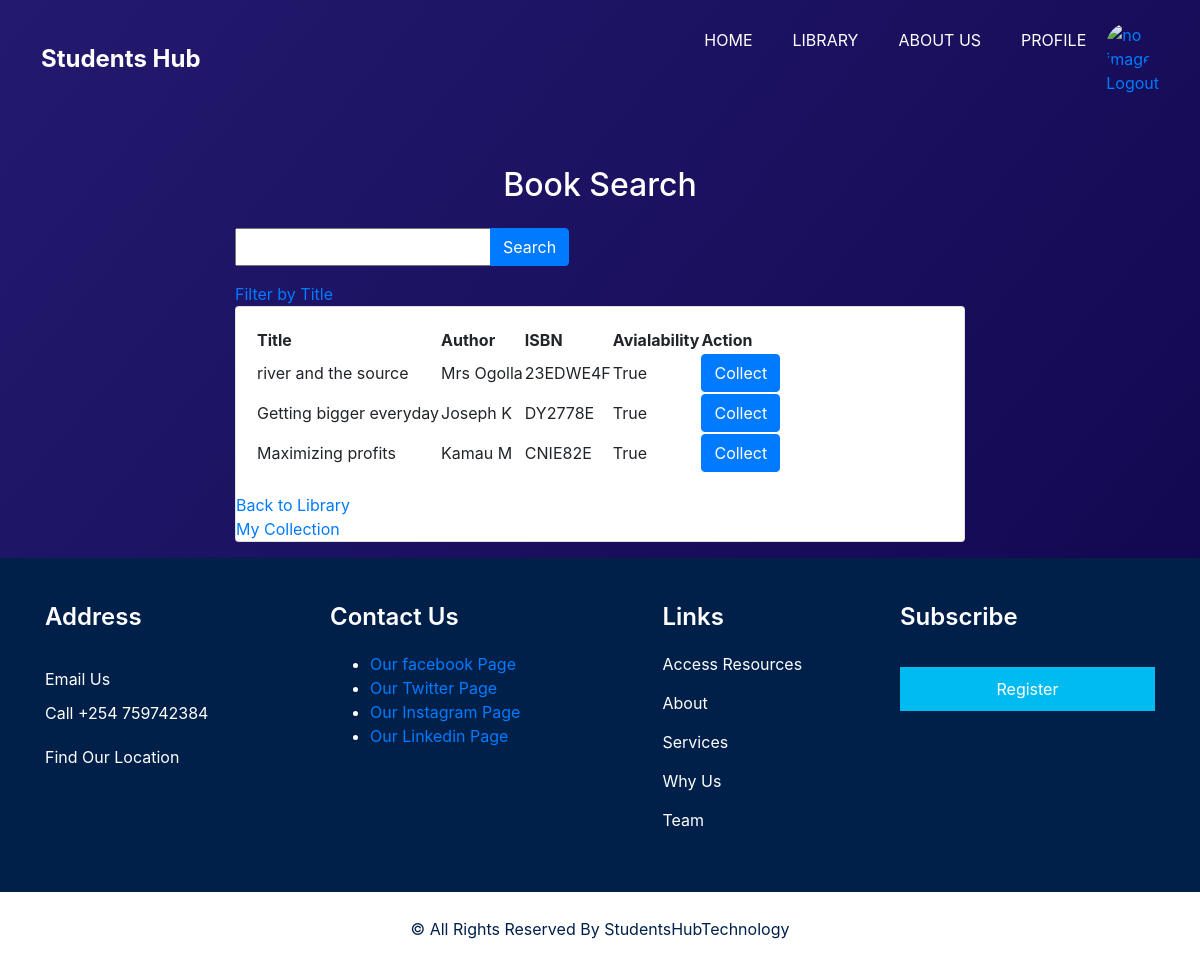
The app's page /pages/filterbyISBN/, older data.
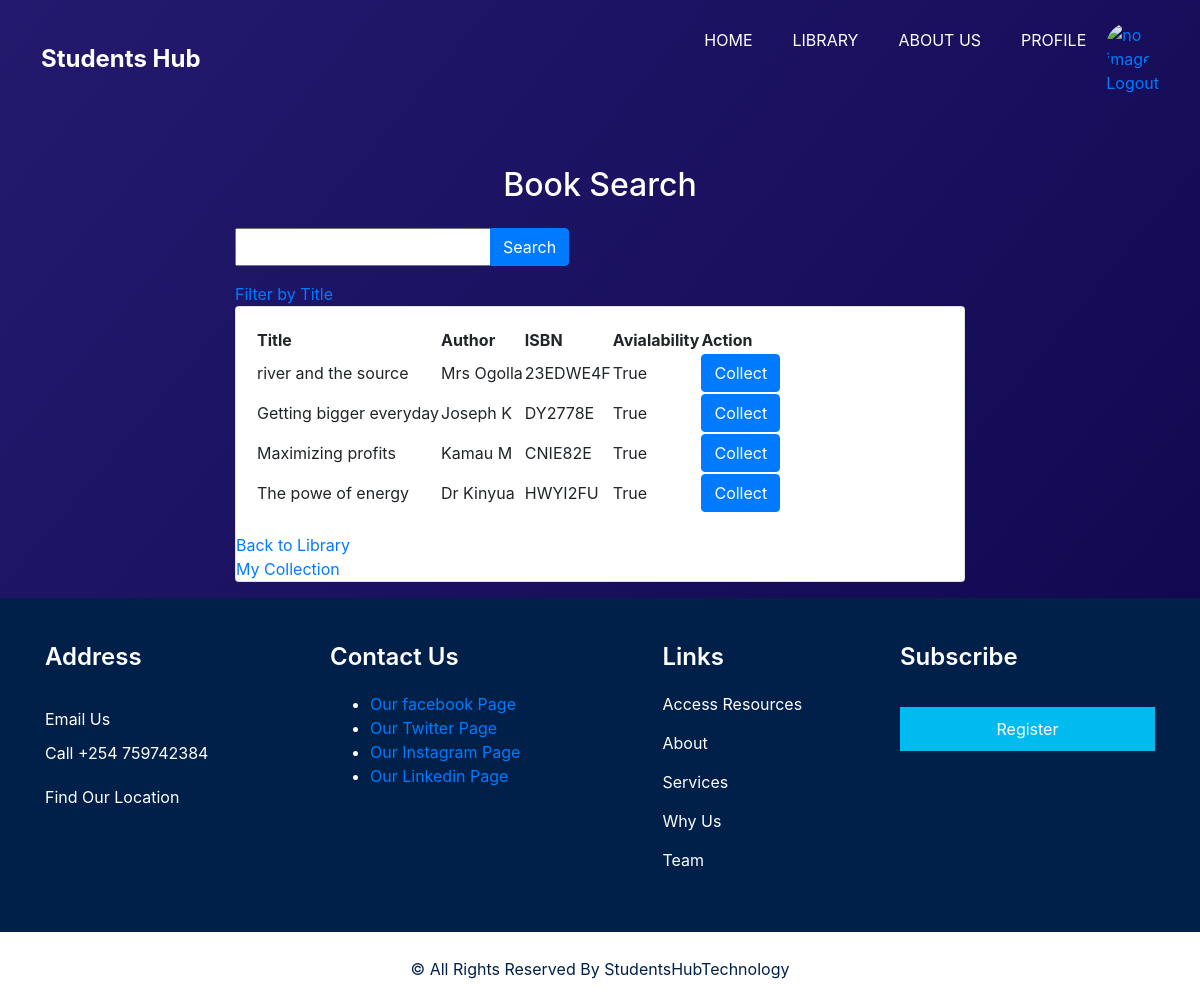
The same page, newer data.
### app/models.py (models this page shows, shortened)
class LibraryBook(models.Model):
    title = models.CharField(max_length=255)
    course = models.ManyToManyField(Course)
    author = models.CharField(max_length=100)
    ISBN = models.CharField(max_length=13, unique=True)
    available = models.BooleanField(default=True)
    file = models.FileField(upload_to='documents/',default='This cannot be downloaded')

### pages/views.py (the view)
# urls.py: path('filterbyISBN/', filterbyISBN, name='filterbyISBN'),
def filterbyISBN(request):
    book_list = LibraryBook.objects.all()
    book_filter = BookFilterbyISBN(request.GET, queryset=book_list)
    return render(request, 'filterbyISBN.html', {'filter': book_filter})

### pages/templates/filterbyISBN.html (shortened to what this page needs)
{% extends 'base.html' %}
{% block content %}
<!DOCTYPE html>
<html lang="en">
<head>
    <link href="https://stackpath.bootstrapcdn.com/bootstrap/4.3.1/css/bootstrap.min.css" rel="stylesheet">
</head>
<body class="bg-light">
<div class="container mt-5">
    <div class="row justify-content-center">
        <div class="col-md-8">
            <h2 class="text-center mb-4 text-white">Book Search</h2>
            <form method="get">
                <div class="input-group mb-3" aria-placeholder="here">
                    {{ filter.form.ISBN}}
                    <div class="input-group-append">
                        <button class="btn btn-primary" type="submit">Search</button>
                    </div>
                </div>
                <a href="{% url 'filterbytitle' %}">Filter by Title</a>
            </form>
                <div class="card mb-3">
                    <div class="card-body">
                        <table>
                            <thead>
                                <tr>
                                    <th>Title</th>
                                    <th>Author</th>
                                    <th>ISBN</th>
                                    <th>Avialability</th>
                                    <th>Action</th>
                                </tr>
                            </thead>
                            {%for book in filter.qs%}
                            <tbody>
                                <tr>
                                    <td>{{ book.title }}</td>
                                    <td>{{ book.author }}</td>
                                    <td>{{ book.ISBN }}</td>
                                    <td>{{ book.available }}</td>
                                    <td>
                                        <a href="" class="btn btn-primary">Collect</a>
                                    </td>
                                </tr>
                            </tbody>
                            {%endfor%}
                        </table>
                </div>
            <a href="{% url 'library' %}">Back to Library</a>
            <a href="{% url 'collection' %}">My Collection</a>
        </div>
    </div>
</div>
</body>
</html>
{% endblock %}

Row changes from the older to the newer data that the page shows:
added LibraryBook: title "The powe of energy", author "Dr Kinyua", ISBN "HWYI2FU", available "True"
